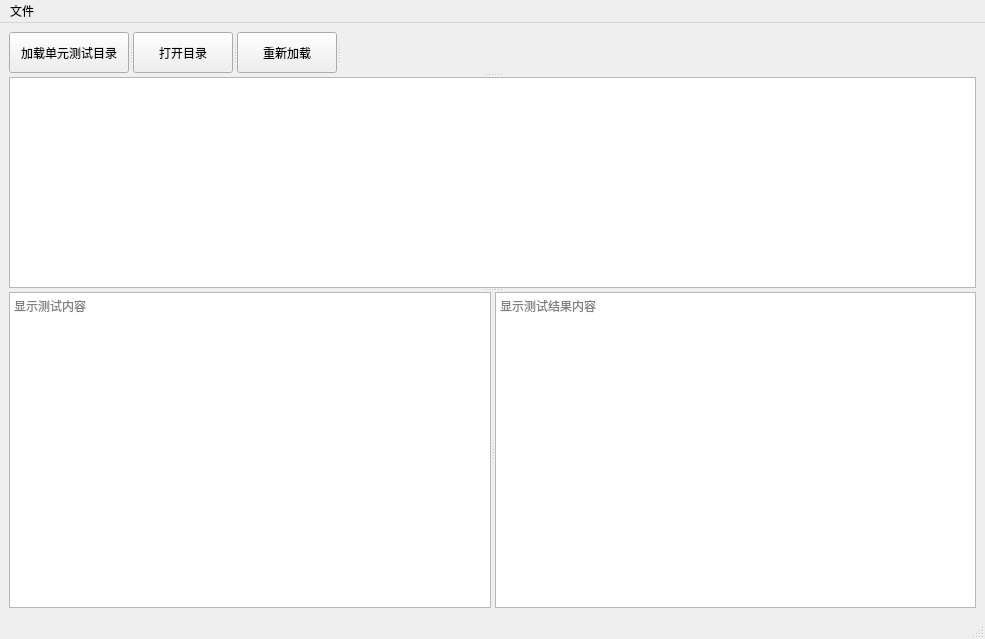
<?xml version="1.0" encoding="UTF-8"?>
<ui version="4.0">
 <class>SuperTest</class>
 <widget class="QMainWindow" name="SuperTest">
  <property name="geometry">
   <rect>
    <x>0</x>
    <y>0</y>
    <width>985</width>
    <height>639</height>
   </rect>
  </property>
  <property name="windowTitle">
   <string>MainWindow</string>
  </property>
  <widget class="QWidget" name="centralwidget">
   <layout class="QGridLayout" name="gridLayout">
    <item row="0" column="0">
     <widget class="QSplitter" name="splitter_3">
      <property name="orientation">
       <enum>Qt::Vertical</enum>
      </property>
      <widget class="QSplitter" name="splitter_2">
       <property name="orientation">
        <enum>Qt::Horizontal</enum>
       </property>
       <widget class="QPushButton" name="pushButton_load_test_dir">
        <property name="minimumSize">
         <size>
          <width>100</width>
          <height>41</height>
         </size>
        </property>
        <property name="maximumSize">
         <size>
          <width>120</width>
          <height>41</height>
         </size>
        </property>
        <property name="text">
         <string>加载单元测试目录</string>
        </property>
       </widget>
       <widget class="QPushButton" name="pushButton_open_test_dir">
        <property name="sizePolicy">
         <sizepolicy hsizetype="Preferred" vsizetype="Fixed">
          <horstretch>0</horstretch>
          <verstretch>0</verstretch>
         </sizepolicy>
        </property>
        <property name="minimumSize">
         <size>
          <width>60</width>
          <height>41</height>
         </size>
        </property>
        <property name="maximumSize">
         <size>
          <width>100</width>
          <height>41</height>
         </size>
        </property>
        <property name="text">
         <string>打开目录</string>
        </property>
       </widget>
       <widget class="QPushButton" name="pushButton_reload_dir">
        <property name="sizePolicy">
         <sizepolicy hsizetype="Preferred" vsizetype="Fixed">
          <horstretch>0</horstretch>
          <verstretch>0</verstretch>
         </sizepolicy>
        </property>
        <property name="minimumSize">
         <size>
          <width>60</width>
          <height>41</height>
         </size>
        </property>
        <property name="maximumSize">
         <size>
          <width>100</width>
          <height>41</height>
         </size>
        </property>
        <property name="text">
         <string>重新加载</string>
        </property>
       </widget>
       <widget class="QLabel" name="label_load_path">
        <property name="sizePolicy">
         <sizepolicy hsizetype="Expanding" vsizetype="Preferred">
          <horstretch>0</horstretch>
          <verstretch>0</verstretch>
         </sizepolicy>
        </property>
        <property name="minimumSize">
         <size>
          <width>441</width>
          <height>41</height>
         </size>
        </property>
        <property name="maximumSize">
         <size>
          <width>16777215</width>
          <height>63</height>
         </size>
        </property>
        <property name="text">
         <string/>
        </property>
       </widget>
      </widget>
      <widget class="QListWidget" name="listWidget_load_dir">
       <property name="maximumSize">
        <size>
         <width>16777215</width>
         <height>211</height>
        </size>
       </property>
      </widget>
      <widget class="QSplitter" name="splitter">
       <property name="orientation">
        <enum>Qt::Horizontal</enum>
       </property>
       <widget class="QTextEdit" name="textEdit_test_content">
        <property name="minimumSize">
         <size>
          <width>0</width>
          <height>192</height>
         </size>
        </property>
        <property name="placeholderText">
         <string>显示测试内容</string>
        </property>
       </widget>
       <widget class="QTextEdit" name="textEdit_test_result">
        <property name="minimumSize">
         <size>
          <width>0</width>
          <height>192</height>
         </size>
        </property>
        <property name="placeholderText">
         <string>显示测试结果内容</string>
        </property>
       </widget>
      </widget>
     </widget>
    </item>
   </layout>
  </widget>
  <widget class="QMenuBar" name="menubar">
   <property name="geometry">
    <rect>
     <x>0</x>
     <y>0</y>
     <width>985</width>
     <height>23</height>
    </rect>
   </property>
   <widget class="QMenu" name="menu">
    <property name="title">
     <string>文件</string>
    </property>
    <addaction name="action_scan_test_dir"/>
   </widget>
   <addaction name="menu"/>
  </widget>
  <widget class="QStatusBar" name="statusbar"/>
  <action name="action_scan_test_dir">
   <property name="text">
    <string>扫描测试目录</string>
   </property>
  </action>
 </widget>
 <resources/>
 <connections/>
</ui>
